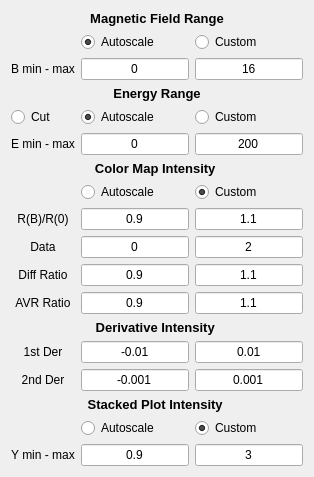
                <widget class="QWidget" name="Tools_dim">
                 <layout class="QGridLayout" name="gridLayout_10">
                  <item row="0" column="0">
                   <layout class="QGridLayout" name="gridLayout_9">
                    <item row="5" column="1">
                     <widget class="QLineEdit" name="lineEdit_Emin">
                      <property name="text">
                       <string>0</string>
                      </property>
                      <property name="alignment">
                       <set>Qt::AlignCenter</set>
                      </property>
                     </widget>
                    </item>
                    <item row="4" column="2">
                     <widget class="QRadioButton" name="radio_ElimCustom">
                      <property name="font">
                       <font>
                        <weight>50</weight>
                        <bold>false</bold>
                       </font>
                      </property>
                      <property name="layoutDirection">
                       <enum>Qt::LeftToRight</enum>
                      </property>
                      <property name="text">
                       <string>Custom</string>
                      </property>
                      <attribute name="buttonGroup">
                       <string notr="true">buttonGroup_ELim</string>
                      </attribute>
                     </widget>
                    </item>
                    <item row="8" column="2">
                     <widget class="QLineEdit" name="lineEdit_Imax">
                      <property name="text">
                       <string>1.1</string>
                      </property>
                      <property name="alignment">
                       <set>Qt::AlignCenter</set>
                      </property>
                     </widget>
                    </item>
                    <item row="2" column="1">
                     <widget class="QLineEdit" name="lineEdit_Bmin">
                      <property name="text">
                       <string>0</string>
                      </property>
                      <property name="alignment">
                       <set>Qt::AlignCenter</set>
                      </property>
                     </widget>
                    </item>
                    <item row="7" column="2">
                     <widget class="QRadioButton" name="radio_IlimCustom">
                      <property name="font">
                       <font>
                        <weight>50</weight>
                        <bold>false</bold>
                       </font>
                      </property>
                      <property name="layoutDirection">
                       <enum>Qt::LeftToRight</enum>
                      </property>
                      <property name="text">
                       <string>Custom</string>
                      </property>
                      <property name="checked">
                       <bool>true</bool>
                      </property>
                      <attribute name="buttonGroup">
                       <string notr="true">buttonGroup_ILim</string>
                      </attribute>
                     </widget>
                    </item>
                    <item row="13" column="0" colspan="3">
                     <widget class="QLabel" name="label_20">
                      <property name="font">
                       <font>
                        <pointsize>10</pointsize>
                        <weight>75</weight>
                        <bold>true</bold>
                       </font>
                      </property>
                      <property name="text">
                       <string>Derivative Intensity </string>
                      </property>
                      <property name="alignment">
                       <set>Qt::AlignCenter</set>
                      </property>
                     </widget>
                    </item>
                    <item row="1" column="2">
                     <widget class="QRadioButton" name="radio_BlimCustom">
                      <property name="font">
                       <font>
                        <weight>50</weight>
                        <bold>false</bold>
                       </font>
                      </property>
                      <property name="layoutDirection">
                       <enum>Qt::LeftToRight</enum>
                      </property>
                      <property name="text">
                       <string>Custom</string>
                      </property>
                      <attribute name="buttonGroup">
                       <string notr="true">buttonGroup_BLim</string>
                      </attribute>
                     </widget>
                    </item>
                    <item row="3" column="0" colspan="3">
                     <widget class="QLabel" name="label_21">
                      <property name="font">
                       <font>
                        <pointsize>10</pointsize>
                        <weight>75</weight>
                        <bold>true</bold>
                       </font>
                      </property>
                      <property name="text">
                       <string>Energy Range</string>
                      </property>
                      <property name="alignment">
                       <set>Qt::AlignCenter</set>
                      </property>
                     </widget>
                    </item>
                    <item row="14" column="2">
                     <widget class="QLineEdit" name="lineEdit_1stDermax">
                      <property name="text">
                       <string>0.01</string>
                      </property>
                      <property name="alignment">
                       <set>Qt::AlignCenter</set>
                      </property>
                     </widget>
                    </item>
                    <item row="15" column="2">
                     <widget class="QLineEdit" name="lineEdit_2ndDermax">
                      <property name="text">
                       <string>0.001</string>
                      </property>
                      <property name="alignment">
                       <set>Qt::AlignCenter</set>
                      </property>
                     </widget>
                    </item>
                    <item row="18" column="1">
                     <widget class="QLineEdit" name="lineEdit_ISTKmin">
                      <property name="text">
                       <string>0.9</string>
                      </property>
                      <property name="alignment">
                       <set>Qt::AlignCenter</set>
                      </property>
                     </widget>
                    </item>
                    <item row="14" column="1">
                     <widget class="QLineEdit" name="lineEdit_1stDermin">
                      <property name="text">
                       <string>-0.01</string>
                      </property>
                      <property name="alignment">
                       <set>Qt::AlignCenter</set>
                      </property>
                     </widget>
                    </item>
                    <item row="15" column="1">
                     <widget class="QLineEdit" name="lineEdit_2ndDermin">
                      <property name="text">
                       <string>-0.001</string>
                      </property>
                      <property name="alignment">
                       <set>Qt::AlignCenter</set>
                      </property>
                     </widget>
                    </item>
                    <item row="8" column="1">
                     <widget class="QLineEdit" name="lineEdit_Imin">
                      <property name="text">
                       <string>0.9</string>
                      </property>
                      <property name="alignment">
                       <set>Qt::AlignCenter</set>
                      </property>
                     </widget>
                    </item>
                    <item row="10" column="1">
                     <widget class="QLineEdit" name="lineEdit_Diffmin">
                      <property name="text">
                       <string>0.9</string>
                      </property>
                      <property name="alignment">
                       <set>Qt::AlignCenter</set>
                      </property>
                     </widget>
                    </item>
                    <item row="16" column="0" colspan="3">
                     <widget class="QLabel" name="label_25">
                      <property name="font">
                       <font>
                        <pointsize>10</pointsize>
                        <weight>75</weight>
                        <bold>true</bold>
                       </font>
                      </property>
                      <property name="text">
                       <string>Stacked Plot Intensity </string>
                      </property>
                      <property name="alignment">
                       <set>Qt::AlignCenter</set>
                      </property>
                     </widget>
                    </item>
                    <item row="14" column="0">
                     <widget class="QLabel" name="label_17">
                      <property name="font">
                       <font>
                        <weight>50</weight>
                        <bold>false</bold>
                       </font>
                      </property>
                      <property name="text">
                       <string>1st Der</string>
                      </property>
                      <property name="alignment">
                       <set>Qt::AlignCenter</set>
                      </property>
                     </widget>
                    </item>
                    <item row="9" column="0">
                     <widget class="QLabel" name="label_19">
                      <property name="font">
                       <font>
                        <weight>50</weight>
                        <bold>false</bold>
                       </font>
                      </property>
                      <property name="text">
                       <string>Data</string>
                      </property>
                      <property name="alignment">
                       <set>Qt::AlignCenter</set>
                      </property>
                     </widget>
                    </item>
                    <item row="7" column="1">
                     <widget class="QRadioButton" name="radio_IlimSame">
                      <property name="font">
                       <font>
                        <weight>50</weight>
                        <bold>false</bold>
                       </font>
                      </property>
                      <property name="layoutDirection">
                       <enum>Qt::LeftToRight</enum>
                      </property>
                      <property name="text">
                       <string>Autoscale</string>
                      </property>
                      <property name="checked">
                       <bool>false</bool>
                      </property>
                      <attribute name="buttonGroup">
                       <string notr="true">buttonGroup_ILim</string>
                      </attribute>
                     </widget>
                    </item>
                    <item row="6" column="0" colspan="3">
                     <widget class="QLabel" name="label_18">
                      <property name="font">
                       <font>
                        <pointsize>10</pointsize>
                        <weight>75</weight>
                        <bold>true</bold>
                       </font>
                      </property>
                      <property name="text">
                       <string>Color Map Intensity </string>
                      </property>
                      <property name="alignment">
                       <set>Qt::AlignCenter</set>
                      </property>
                     </widget>
                    </item>
                    <item row="15" column="0">
                     <widget class="QLabel" name="label_24">
                      <property name="font">
                       <font>
                        <weight>50</weight>
                        <bold>false</bold>
                       </font>
                      </property>
                      <property name="text">
                       <string>2nd Der</string>
                      </property>
                      <property name="alignment">
                       <set>Qt::AlignCenter</set>
                      </property>
                     </widget>
                    </item>
                    <item row="11" column="2">
                     <widget class="QLineEdit" name="lineEdit_AVRmax">
                      <property name="text">
                       <string>1.1</string>
                      </property>
                      <property name="alignment">
                       <set>Qt::AlignCenter</set>
                      </property>
                     </widget>
                    </item>
                    <item row="18" column="2">
                     <widget class="QLineEdit" name="lineEdit_ISTKmax">
                      <property name="text">
                       <string>3</string>
                      </property>
                      <property name="alignment">
                       <set>Qt::AlignCenter</set>
                      </property>
                     </widget>
                    </item>
                    <item row="5" column="0">
                     <widget class="QLabel" name="label_4">
                      <property name="font">
                       <font>
                        <weight>50</weight>
                        <bold>false</bold>
                       </font>
                      </property>
                      <property name="text">
                       <string>E min - max</string>
                      </property>
                      <property name="alignment">
                       <set>Qt::AlignCenter</set>
                      </property>
                     </widget>
                    </item>
                    <item row="0" column="0" colspan="3">
                     <widget class="QLabel" name="label_15">
                      <property name="font">
                       <font>
                        <pointsize>10</pointsize>
                        <weight>75</weight>
                        <bold>true</bold>
                       </font>
                      </property>
                      <property name="text">
                       <string>Magnetic Field Range</string>
                      </property>
                      <property name="alignment">
                       <set>Qt::AlignCenter</set>
                      </property>
                     </widget>
                    </item>
                    <item row="4" column="1">
                     <widget class="QRadioButton" name="radio_ElimSame">
                      <property name="font">
                       <font>
                        <weight>50</weight>
                        <bold>false</bold>
                       </font>
                      </property>
                      <property name="layoutDirection">
                       <enum>Qt::LeftToRight</enum>
                      </property>
                      <property name="text">
                       <string>Autoscale</string>
                      </property>
                      <property name="checked">
                       <bool>true</bool>
                      </property>
                      <attribute name="buttonGroup">
                       <string notr="true">buttonGroup_ELim</string>
                      </attribute>
                     </widget>
                    </item>
                    <item row="9" column="1">
                     <widget class="QLineEdit" name="lineEdit_Datamin">
                      <property name="text">
                       <string>0</string>
                      </property>
                      <property name="alignment">
                       <set>Qt::AlignCenter</set>
                      </property>
                     </widget>
                    </item>
                    <item row="11" column="1">
                     <widget class="QLineEdit" name="lineEdit_AVRmin">
                      <property name="text">
                       <string>0.9</string>
                      </property>
                      <property name="alignment">
                       <set>Qt::AlignCenter</set>
                      </property>
                     </widget>
                    </item>
                    <item row="10" column="0">
                     <widget class="QLabel" name="label_16">
                      <property name="font">
                       <font>
                        <weight>50</weight>
                        <bold>false</bold>
                       </font>
                      </property>
                      <property name="text">
                       <string>Diff Ratio</string>
                      </property>
                      <property name="alignment">
                       <set>Qt::AlignCenter</set>
                      </property>
                     </widget>
                    </item>
                    <item row="4" column="0">
                     <widget class="QRadioButton" name="radio_ElimCut">
                      <property name="enabled">
                       <bool>true</bool>
                      </property>
                      <property name="font">
                       <font>
                        <weight>50</weight>
                        <bold>false</bold>
                       </font>
                      </property>
                      <property name="layoutDirection">
                       <enum>Qt::LeftToRight</enum>
                      </property>
                      <property name="text">
                       <string>Cut</string>
                      </property>
                      <property name="checked">
                       <bool>false</bool>
                      </property>
                      <attribute name="buttonGroup">
                       <string notr="true">buttonGroup_ELim</string>
                      </attribute>
                     </widget>
                    </item>
                    <item row="2" column="2">
                     <widget class="QLineEdit" name="lineEdit_Bmax">
                      <property name="text">
                       <string>16</string>
                      </property>
                      <property name="alignment">
                       <set>Qt::AlignCenter</set>
                      </property>
                     </widget>
                    </item>
                    <item row="8" column="0">
                     <widget class="QLabel" name="label_22">
                      <property name="font">
                       <font>
                        <weight>50</weight>
                        <bold>false</bold>
                       </font>
                      </property>
                      <property name="text">
                       <string>R(B)/R(0)</string>
                      </property>
                      <property name="alignment">
                       <set>Qt::AlignCenter</set>
                      </property>
                     </widget>
                    </item>
                    <item row="5" column="2">
                     <widget class="QLineEdit" name="lineEdit_Emax">
                      <property name="text">
                       <string>200</string>
                      </property>
                      <property name="alignment">
                       <set>Qt::AlignCenter</set>
                      </property>
                     </widget>
                    </item>
                    <item row="1" column="1">
                     <widget class="QRadioButton" name="radio_BlimSame">
                      <property name="font">
                       <font>
                        <weight>50</weight>
                        <bold>false</bold>
                       </font>
                      </property>
                      <property name="layoutDirection">
                       <enum>Qt::LeftToRight</enum>
                      </property>
                      <property name="text">
                       <string>Autoscale</string>
                      </property>
                      <property name="checked">
                       <bool>true</bool>
                      </property>
                      <attribute name="buttonGroup">
                       <string notr="true">buttonGroup_BLim</string>
                      </attribute>
                     </widget>
                    </item>
                    <item row="2" column="0">
                     <widget class="QLabel" name="label_3">
                      <property name="font">
                       <font>
                        <weight>50</weight>
                        <bold>false</bold>
                       </font>
                      </property>
                      <property name="text">
                       <string>B min - max</string>
                      </property>
                      <property name="alignment">
                       <set>Qt::AlignCenter</set>
                      </property>
                     </widget>
                    </item>
                    <item row="9" column="2">
                     <widget class="QLineEdit" name="lineEdit_Datamax">
                      <property name="text">
                       <string>2</string>
                      </property>
                      <property name="alignment">
                       <set>Qt::AlignCenter</set>
                      </property>
                     </widget>
                    </item>
                    <item row="11" column="0">
                     <widget class="QLabel" name="label_23">
                      <property name="font">
                       <font>
                        <weight>50</weight>
                        <bold>false</bold>
                       </font>
                      </property>
                      <property name="text">
                       <string>AVR Ratio</string>
                      </property>
                      <property name="alignment">
                       <set>Qt::AlignCenter</set>
                      </property>
                     </widget>
                    </item>
                    <item row="10" column="2">
                     <widget class="QLineEdit" name="lineEdit_Diffmax">
                      <property name="text">
                       <string>1.1</string>
                      </property>
                      <property name="alignment">
                       <set>Qt::AlignCenter</set>
                      </property>
                     </widget>
                    </item>
                    <item row="18" column="0">
                     <widget class="QLabel" name="label_26">
                      <property name="font">
                       <font>
                        <weight>50</weight>
                        <bold>false</bold>
                       </font>
                      </property>
                      <property name="text">
                       <string>Y min - max</string>
                      </property>
                      <property name="alignment">
                       <set>Qt::AlignCenter</set>
                      </property>
                     </widget>
                    </item>
                    <item row="17" column="1">
                     <widget class="QRadioButton" name="radioButton">
                      <property name="font">
                       <font>
                        <weight>50</weight>
                        <bold>false</bold>
                       </font>
                      </property>
                      <property name="text">
                       <string>Autoscale</string>
                      </property>
                      <property name="checked">
                       <bool>false</bool>
                      </property>
                      <attribute name="buttonGroup">
                       <string notr="true">buttonGroup_STKLim</string>
                      </attribute>
                     </widget>
                    </item>
                    <item row="17" column="2">
                     <widget class="QRadioButton" name="radio_STKcustom">
                      <property name="font">
                       <font>
                        <weight>50</weight>
                        <bold>false</bold>
                       </font>
                      </property>
                      <property name="text">
                       <string>Custom</string>
                      </property>
                      <property name="checked">
                       <bool>true</bool>
                      </property>
                      <attribute name="buttonGroup">
                       <string notr="true">buttonGroup_STKLim</string>
                      </attribute>
                     </widget>
                    </item>
                   </layout>
                  </item>
                 </layout>
                </widget>
